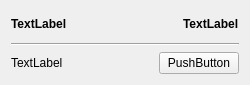
<?xml version="1.0" encoding="UTF-8"?>
<ui version="4.0">
 <class>ConnectionWidget</class>
 <widget class="QWidget" name="ConnectionWidget">
  <property name="geometry">
   <rect>
    <x>0</x>
    <y>0</y>
    <width>250</width>
    <height>85</height>
   </rect>
  </property>
  <property name="minimumSize">
   <size>
    <width>0</width>
    <height>85</height>
   </size>
  </property>
  <property name="maximumSize">
   <size>
    <width>16777215</width>
    <height>85</height>
   </size>
  </property>
  <layout class="QVBoxLayout" name="verticalLayout">
   <item>
    <layout class="QHBoxLayout" name="horizontalLayout">
     <item>
      <widget class="QLabel" name="nameLabel">
       <property name="font">
        <font>
         <bold>true</bold>
        </font>
       </property>
       <property name="text">
        <string>TextLabel</string>
       </property>
      </widget>
     </item>
     <item>
      <spacer name="horizontalSpacer">
       <property name="orientation">
        <enum>Qt::Horizontal</enum>
       </property>
       <property name="sizeHint" stdset="0">
        <size>
         <width>40</width>
         <height>20</height>
        </size>
       </property>
      </spacer>
     </item>
     <item>
      <widget class="QLabel" name="comStatusLabel">
       <property name="font">
        <font>
         <bold>true</bold>
        </font>
       </property>
       <property name="text">
        <string>TextLabel</string>
       </property>
      </widget>
     </item>
    </layout>
   </item>
   <item>
    <widget class="Line" name="line">
     <property name="orientation">
      <enum>Qt::Horizontal</enum>
     </property>
    </widget>
   </item>
   <item>
    <layout class="QHBoxLayout" name="horizontalLayout_2">
     <item>
      <widget class="QLabel" name="connectionPathLabel">
       <property name="text">
        <string>TextLabel</string>
       </property>
      </widget>
     </item>
     <item>
      <spacer name="horizontalSpacer_2">
       <property name="orientation">
        <enum>Qt::Horizontal</enum>
       </property>
       <property name="sizeHint" stdset="0">
        <size>
         <width>40</width>
         <height>20</height>
        </size>
       </property>
      </spacer>
     </item>
     <item>
      <widget class="QPushButton" name="pushButton_openClose">
       <property name="text">
        <string>PushButton</string>
       </property>
      </widget>
     </item>
    </layout>
   </item>
  </layout>
 </widget>
 <resources/>
 <connections/>
</ui>
